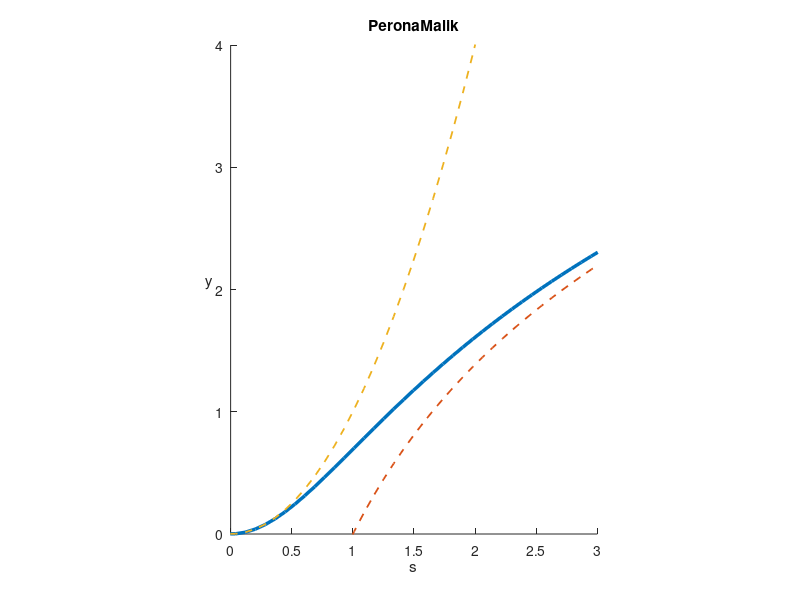

Reproduce this figure in MATLAB.
clear;
clc;

chrb = @(x,eps) 2*(eps^2)*sqrt(1+(x^2)/(eps^2));%-2*(eps^2)+1;
chrbp = @(x,eps) 1/sqrt(1+(x^2)/(eps^2));
prml = @(x,eps) eps^2*log(1+(x^2)/(eps^2));
prmlp = @(x,eps) 1/(1+(x^2)/(eps^2));
fnc1 = @(x) chrb(x,1);
fnp = @(x) prml(x,1);
fna = @(x) log(abs(x)+1);
fnl = @(x) 2*abs(x)
fnq = @(x) x*x;
fnlog = @(x) 2*log(x)
x = linspace(-4,4,100);
y1 = arrayfun(fnp,x);
y2 = arrayfun(fnlog,x);
y3 = arrayfun(fnq,x);

hold on;
p1 = plot(x,y1);
p3 = plot(x,y2,'--');
p4 = plot(x,y3,'--');
axis([0 3 0 4]);
%axis([0 3 2 6]);
axis equal
set(p1, 'Linewidth', 2.5);
%set(p2, 'Linewidth', 2.5);
set(p3, 'Linewidth', 1.3);
set(p4, 'Linewidth', 1.3);

title("PeronaMalik")
%title("Charbonnier")
ylabel('y')
set(get(gca,'ylabel'),'rotation',0)
xlabel("s")
print '-S300,400' -deps peronamalik.eps




%T = 1;
%lam = 0.1;
%delta = @(benefit) T+benefit;
%c = @(benefit) 1/(1+e^(-delta(benefit)/lam)); 
%phi = @(x) lam*( log(1-c(x)) -c(x)*log(1/c(x) -1) ) -T*c(x);
%
%
%x = linspace(-2,2,100);
%y1 = arrayfun(phi,x);
%
%hold on;
%p1 = plot(x,y1);
%%p3 = plot(x,y2,'--');
%%p4 = plot(x,y3,'--');
%axis([-inf inf -1 1]);
%axis equal
%set(p1, 'Linewidth', 2.5);
%SP = -T
%line([SP SP],[-1 1],'Color',[1 0 0])

%set(p2, 'Linewidth', 2.5);
%set(p3, 'Linewidth', 1.3);
%set(p4, 'Linewidth', 1.3);
